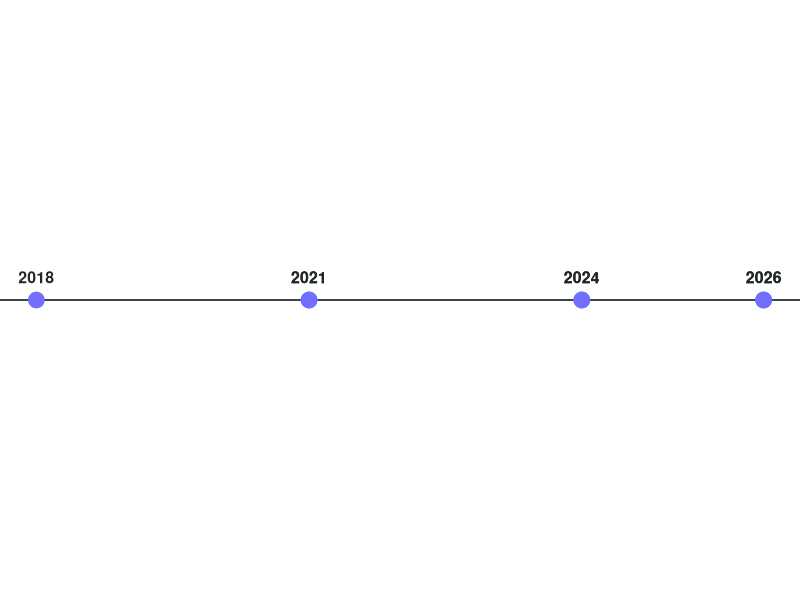

Generate this figure with R:
## ---- chunk 1
#| label: setup
library(dplyr)
library(knitr)
library(ggplot2)
## ---- chunk 2
#| label: hitos
hitos <- tibble::tribble(
  ~anio, ~hito,
  2018,  "Formación de la banda en Santiago de Chile",
  2021,  'Álbum debut "Alza la Voz" (Estudio Lautaro, prod. Pablo Giadach)',
  2021,  'Sencillos "El Tren", "Destino Final" y "Eclipse"',
  2024,  'Sesiones en Estudio LEROCK (prod. José Tomás Molina)',
  2024,  '"Sueño Perdido", "Ruido" y "Sin Respiración"',
  2026,  'Nueva etapa: prod. Claudio Manríquez, masterización Jack Endino',
  2026,  'Camino al álbum "PostDigital"'
)

kable(hitos, col.names = c("Año", "Hito"))
## ---- chunk 3
#| label: fig-timeline
#| fig-cap: "Hitos de Autóctonos de Ninguna Parte (2018-2026)"
#| fig-width: 8
#| fig-height: 3.2
ggplot(hitos, aes(x = anio, y = 1)) +
  geom_hline(yintercept = 1, color = "#21272A", linewidth = 0.6) +
  geom_point(size = 5, color = "#726EFF") +
  geom_text(aes(label = anio), vjust = -1.4, family = "sans",
            fontface = "bold", color = "#21272A", size = 4) +
  scale_x_continuous(breaks = sort(unique(hitos$anio))) +
  theme_void() +
  theme(
    plot.background = element_rect(fill = "#FFFFFF", color = NA),
    axis.text.x = element_blank()
  )
